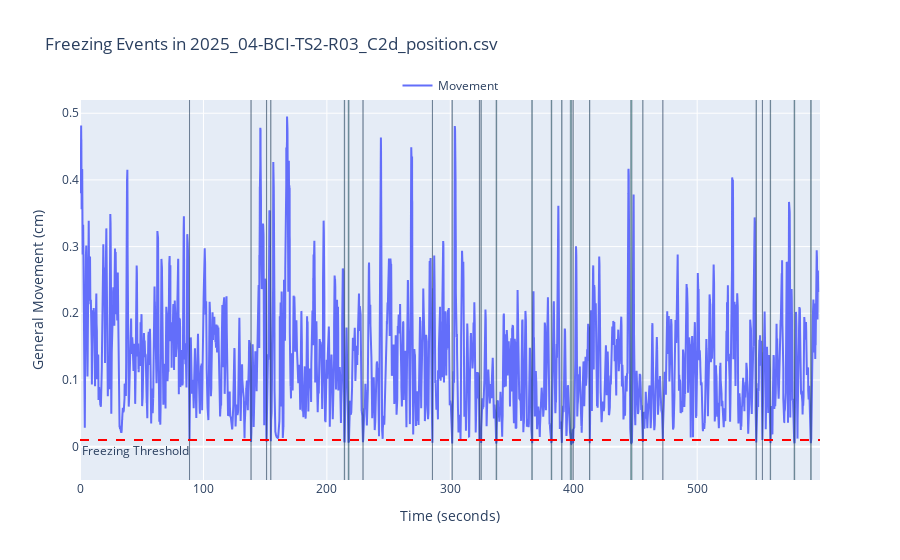

Write notebook code for a chart like this one.
### Markdown cell above
---
#### 4.  We can also measure other behaviours, such as freezing

### Code cell
rst.plot_freezing(params, example_path)

### Figure 1 — Plotly figure (JSON) as saved in the notebook; plotly's stock layout.template omitted (floating-point values rounded to 4 significant figures; data arrays with more than 128 entries replaced by an {"elided": "..."} marker saying what was removed)
{"data": [{"mode": "lines", "name": "Movement", "type": "scatter", "x": {"elided": "17956 float values"}, "y": {"elided": "17956 float values"}}], "layout": {"annotations": [{"showarrow": false, "text": "Freezing Threshold", "x": 0, "xanchor": "left", "xref": "x domain", "y": 0.01, "yanchor": "top", "yref": "y"}], "legend": {"orientation": "h", "x": 0.5, "xanchor": "center", "y": 1, "yanchor": "bottom"}, "shapes": [{"fillcolor": "rgba(0, 100, 80, 0.4)", "line": {"width": 0.4}, "type": "rect", "x0": 88.7, "x1": 88.77, "y0": -0.1, "y1": 1.5}, {"fillcolor": "rgba(0, 100, 80, 0.4)", "line": {"width": 0.4}, "type": "rect", "x0": 138.5, "x1": 138.6, "y0": -0.1, "y1": 1.5}, {"fillcolor": "rgba(0, 100, 80, 0.4)", "line": {"width": 0.4}, "type": "rect", "x0": 151.1, "x1": 151.2, "y0": -0.1, "y1": 1.5}, {"fillcolor": "rgba(0, 100, 80, 0.4)", "line": {"width": 0.4}, "type": "rect", "x0": 154.5, "x1": 154.7, "y0": -0.1, "y1": 1.5}, {"fillcolor": "rgba(0, 100, 80, 0.4)", "line": {"width": 0.4}, "type": "rect", "x0": 214.1, "x1": 214.4, "y0": -0.1, "y1": 1.5}, {"fillcolor": "rgba(0, 100, 80, 0.4)", "line": {"width": 0.4}, "type": "rect", "x0": 217.3, "x1": 218.0, "y0": -0.1, "y1": 1.5}, {"fillcolor": "rgba(0, 100, 80, 0.4)", "line": {"width": 0.4}, "type": "rect", "x0": 229.2, "x1": 229.4, "y0": -0.1, "y1": 1.5}, {"fillcolor": "rgba(0, 100, 80, 0.4)", "line": {"width": 0.4}, "type": "rect", "x0": 285.5, "x1": 285.6, "y0": -0.1, "y1": 1.5}, {"fillcolor": "rgba(0, 100, 80, 0.4)", "line": {"width": 0.4}, "type": "rect", "x0": 301.4, "x1": 301.6, "y0": -0.1, "y1": 1.5}, {"fillcolor": "rgba(0, 100, 80, 0.4)", "line": {"width": 0.4}, "type": "rect", "x0": 323.5, "x1": 323.6, "y0": -0.1, "y1": 1.5}, {"fillcolor": "rgba(0, 100, 80, 0.4)", "line": {"width": 0.4}, "type": "rect", "x0": 324.8, "x1": 325.1, "y0": -0.1, "y1": 1.5}, {"fillcolor": "rgba(0, 100, 80, 0.4)", "line": {"width": 0.4}, "type": "rect", "x0": 337.0, "x1": 337.6, "y0": -0.1, "y1": 1.5}, {"fillcolor": "rgba(0, 100, 80, 0.4)", "line": {"width": 0.4}, "type": "rect", "x0": 366.0, "x1": 366.4, "y0": -0.1, "y1": 1.5}, {"fillcolor": "rgba(0, 100, 80, 0.4)", "line": {"width": 0.4}, "type": "rect", "x0": 381.7, "x1": 382.2, "y0": -0.1, "y1": 1.5}, {"fillcolor": "rgba(0, 100, 80, 0.4)", "line": {"width": 0.4}, "type": "rect", "x0": 390.2, "x1": 390.5, "y0": -0.1, "y1": 1.5}, {"fillcolor": "rgba(0, 100, 80, 0.4)", "line": {"width": 0.4}, "type": "rect", "x0": 397.2, "x1": 398.3, "y0": -0.1, "y1": 1.5}, {"fillcolor": "rgba(0, 100, 80, 0.4)", "line": {"width": 0.4}, "type": "rect", "x0": 399.4, "x1": 399.6, "y0": -0.1, "y1": 1.5}, {"fillcolor": "rgba(0, 100, 80, 0.4)", "line": {"width": 0.4}, "type": "rect", "x0": 412.8, "x1": 413.1, "y0": -0.1, "y1": 1.5}, {"fillcolor": "rgba(0, 100, 80, 0.4)", "line": {"width": 0.4}, "type": "rect", "x0": 446.1, "x1": 447.2, "y0": -0.1, "y1": 1.5}, {"fillcolor": "rgba(0, 100, 80, 0.4)", "line": {"width": 0.4}, "type": "rect", "x0": 455.9, "x1": 456.1, "y0": -0.1, "y1": 1.5}, {"fillcolor": "rgba(0, 100, 80, 0.4)", "line": {"width": 0.4}, "type": "rect", "x0": 472.2, "x1": 472.2, "y0": -0.1, "y1": 1.5}, {"fillcolor": "rgba(0, 100, 80, 0.4)", "line": {"width": 0.4}, "type": "rect", "x0": 547.7, "x1": 548.0, "y0": -0.1, "y1": 1.5}, {"fillcolor": "rgba(0, 100, 80, 0.4)", "line": {"width": 0.4}, "type": "rect", "x0": 552.8, "x1": 552.9, "y0": -0.1, "y1": 1.5}, {"fillcolor": "rgba(0, 100, 80, 0.4)", "line": {"width": 0.4}, "type": "rect", "x0": 559.1, "x1": 559.5, "y0": -0.1, "y1": 1.5}, {"fillcolor": "rgba(0, 100, 80, 0.4)", "line": {"width": 0.4}, "type": "rect", "x0": 578.5, "x1": 579.0, "y0": -0.1, "y1": 1.5}, {"fillcolor": "rgba(0, 100, 80, 0.4)", "line": {"width": 0.4}, "type": "rect", "x0": 591.9, "x1": 592.4, "y0": -0.1, "y1": 1.5}, {"line": {"color": "red", "dash": "dash"}, "type": "line", "x0": 0, "x1": 1, "xref": "x domain", "y0": 0.01, "y1": 0.01, "yref": "y"}], "showlegend": true, "title": {"text": "Freezing Events in 2025_04-BCI-TS2-R03_C2d_position.csv"}, "xaxis": {"range": [0, 599.5], "title": {"text": "Time (seconds)"}}, "yaxis": {"range": [-0.05, 0.5199], "title": {"text": "General Movement (cm)"}}}}
